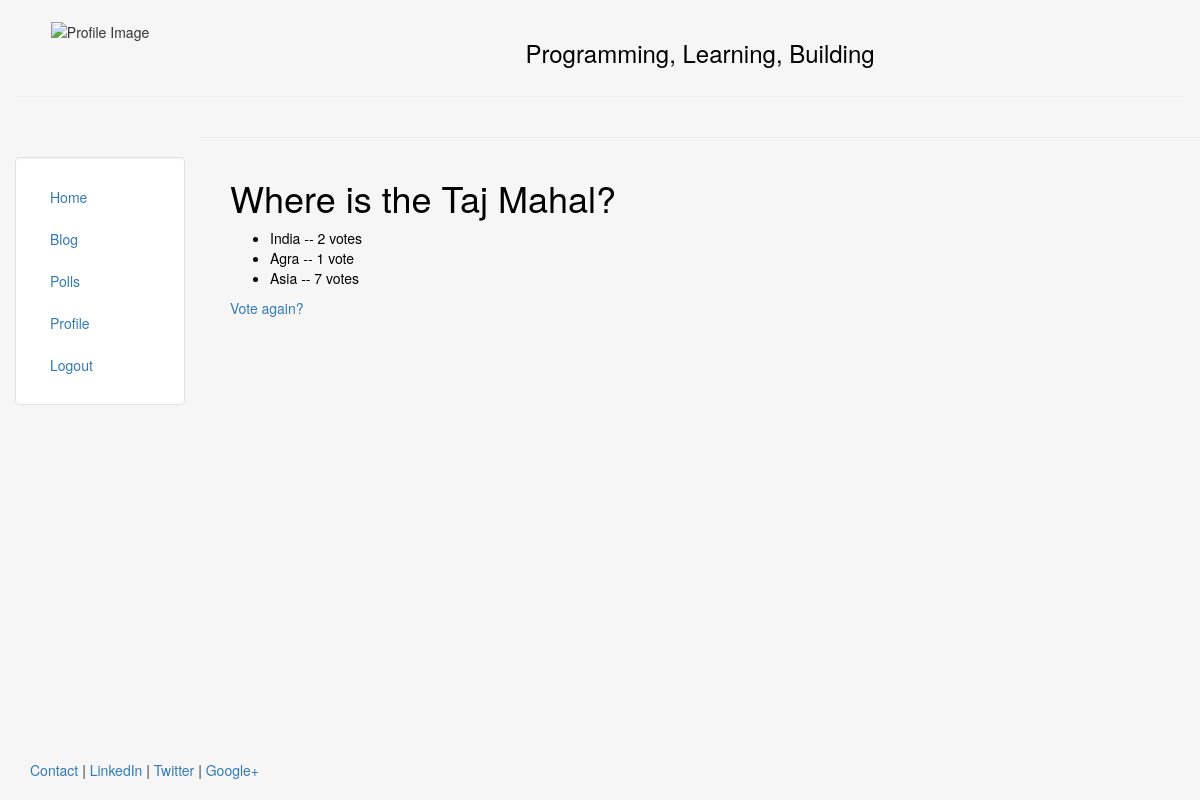
/polls/3/result/, run on the app's committed database.
### polls/models.py (models this page shows, shortened)
class Question(models.Model):
	question_text = models.CharField(max_length=200)
	publish_date = models.DateTimeField('date published')

class Choice(models.Model):
	question = models.ForeignKey(Question, on_delete=models.CASCADE)
	choice_text = models.CharField(max_length=200)
	votes = models.IntegerField(default=0)

### polls/views.py (the view)
# urls.py: url(r'^(?P<pk>[0-9]+)/result/$', views.ResultView.as_view(), name='result'),
class ResultView(generic.DetailView):
	model = Question
	template_name = 'polls/result.html'

### polls/templates/polls/result.html
{% extends "personal/header.html" %}
{% block content %}
<h1>{{ question.question_text|safe }}</h1>
<ul>
	{% for choice in question.choice_set.all %}
		<li>{{ choice.choice_text }} -- {{ choice.votes }} vote{{ choice.votes|pluralize }}</li>
	{% endfor %}
</ul>
<a href="{% url 'polls:detail' question.id %}">Vote again?</a>
{% endblock %}

### personal/templates/personal/header.html (style rules this page uses)
html, body { height:100% }

### data on the page
Question: question_text "Where is the Taj Mahal?"
Choice: choice_text "India", votes "2"
Choice: choice_text "Agra", votes "1"
Choice: choice_text "Asia", votes "7"
